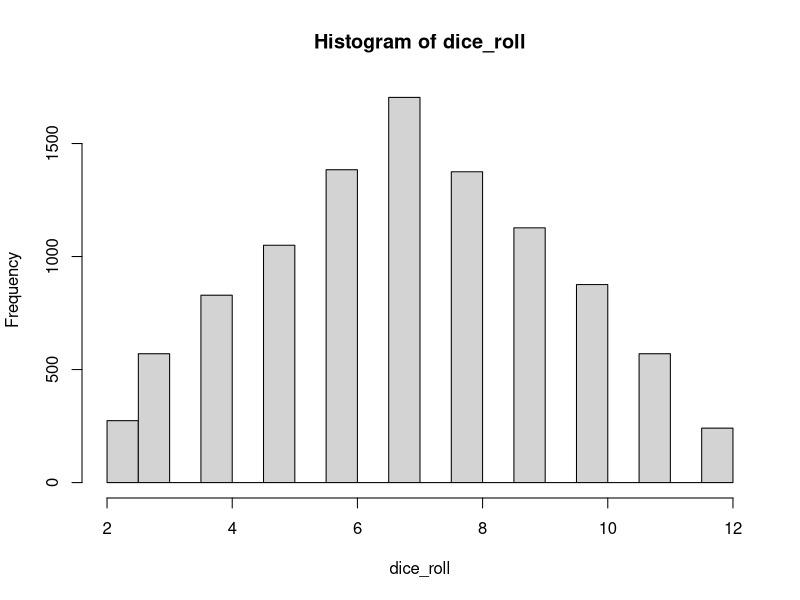
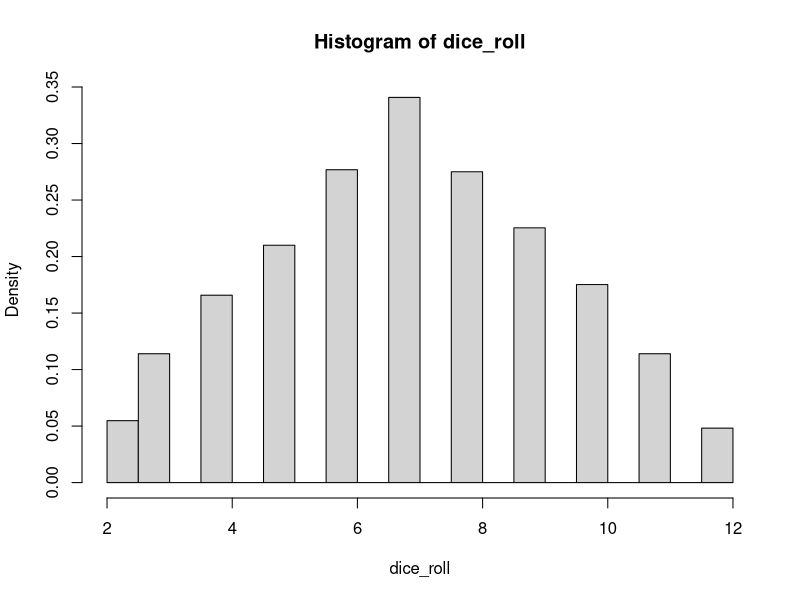
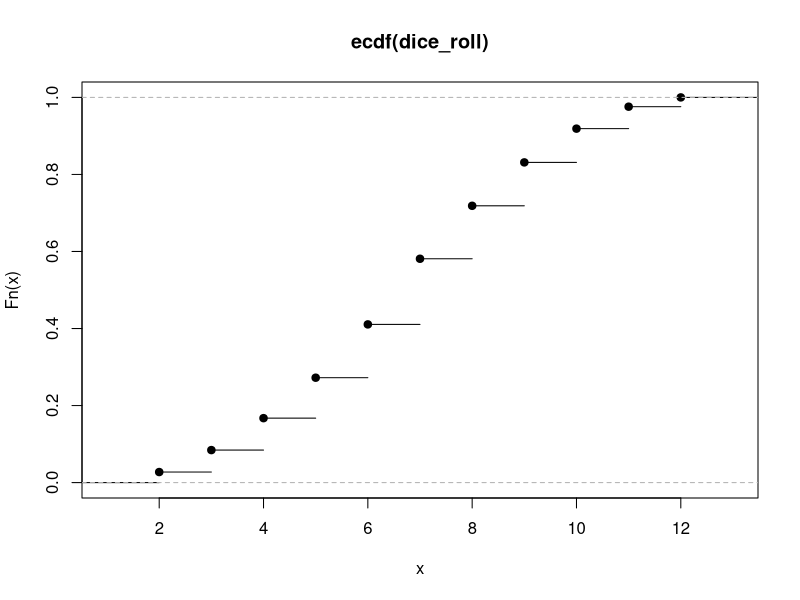
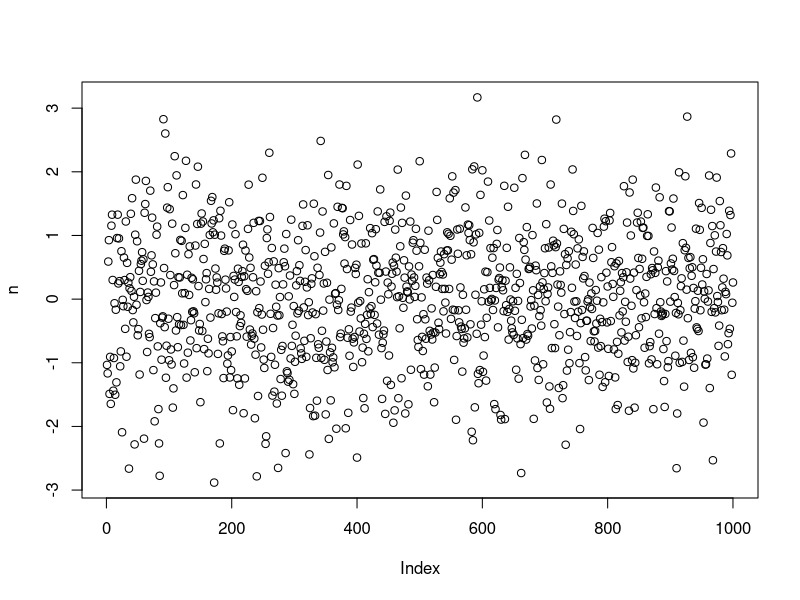
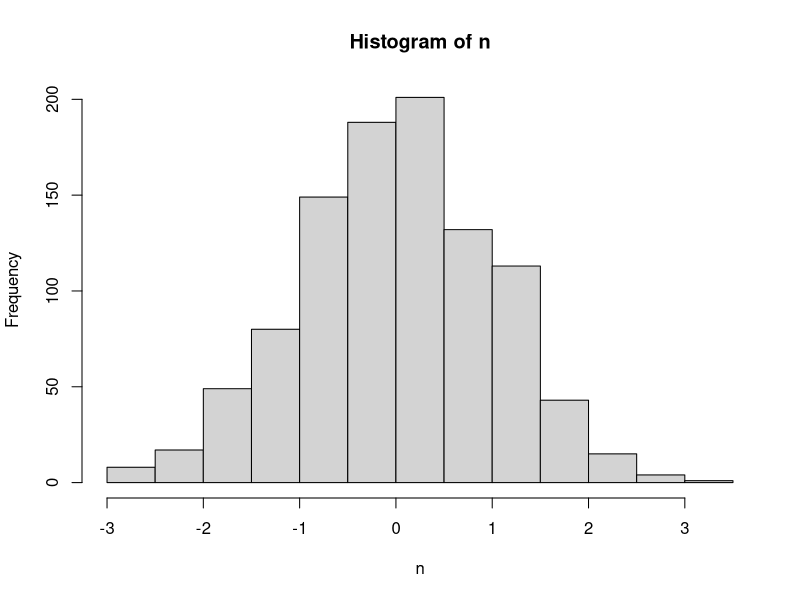
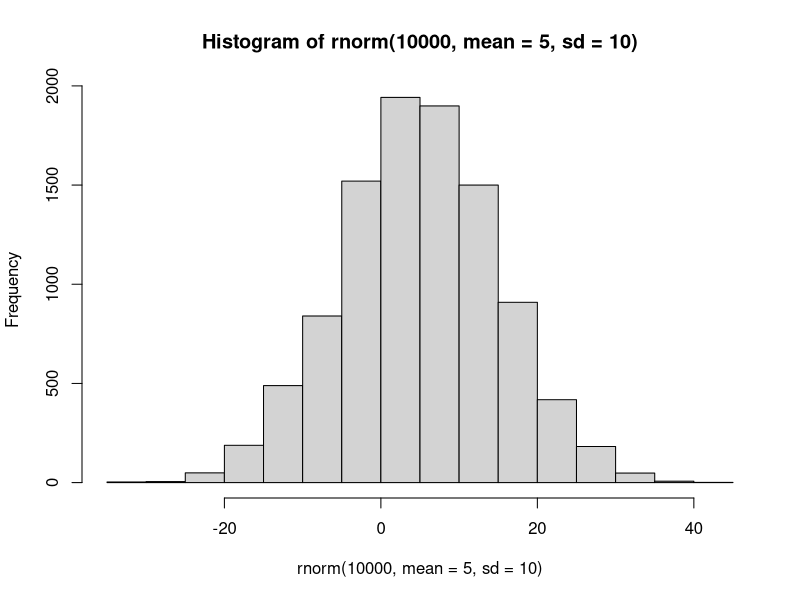

Source code (R) for these figures, in order:
#In R, roll two dice and sum their scores
#Plot your results for 10 experiments, 100 experiment and 10000 experiments
#What have you learned?

 d = 10000

 dice1 <- sample(6,d,replace=TRUE)
 dice2 <- sample(6,d,replace=TRUE)

# sum of rolling dice 
 dice_roll <- dice1+dice2
 
# histogram of rolling dice
 hist(dice_roll)
 hist(dice_roll,freq = FALSE)
 
# cumulative distribution plot 
 plot(ecdf(dice_roll))
 
# normal distribution
 n <- rnorm(1000)
 plot(n)
 hist(n)
 
 hist(rnorm(10000, mean = 5, sd=10))
 
 